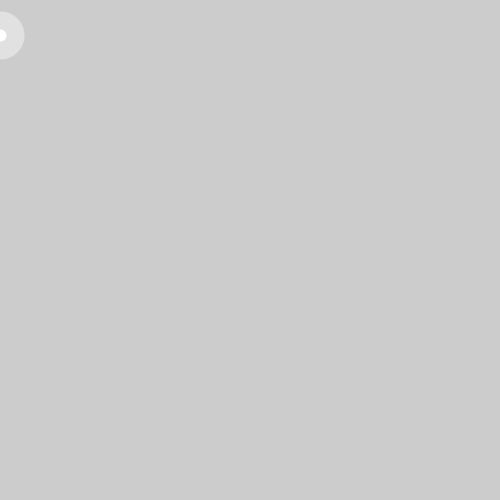
Frame 1 (no input)
Frame 60 (the mouse pressed at the canvas centre just before this capture): identical to frame 1, image omitted
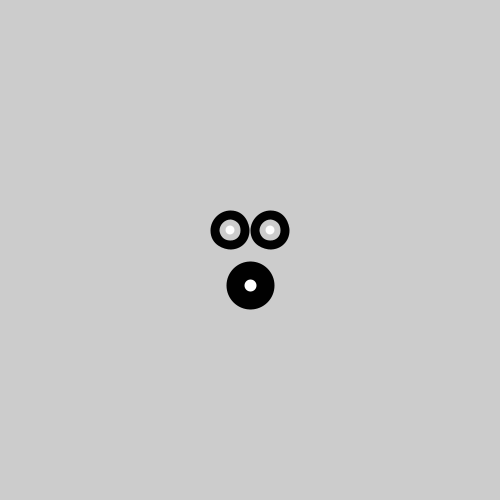
Frame 120 (the mouse held since frame 60 and released just before this capture)

The Processing sketch that drew these frames (run headless with seeded random() and noise(); from frame 60 on, the mouse is pressed at the canvas centre):

// Processing sketch: processing_103277
// ── processing_103277.pde

//Seiji Hall
//7/8/13
//Suprised Face
//DMA Code

void setup(){
  size(500, 500);
  smooth();
  strokeWeight(30);
}

void draw(){
  background(204);
  stroke(102);
  if(mousePressed) {
    stroke(1);
  } else {
    stroke(225);
  }
  ellipse(mouseX-20, mouseY-20, 9, 9);
  ellipse(mouseX+20, mouseY-20, 9, 9);
  ellipse(mouseX, mouseY+35, 18, 18); 
}
